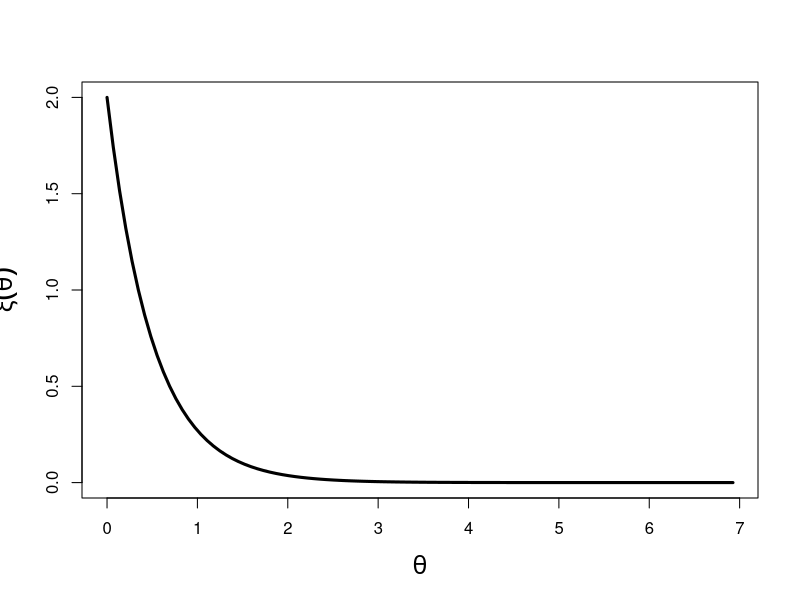
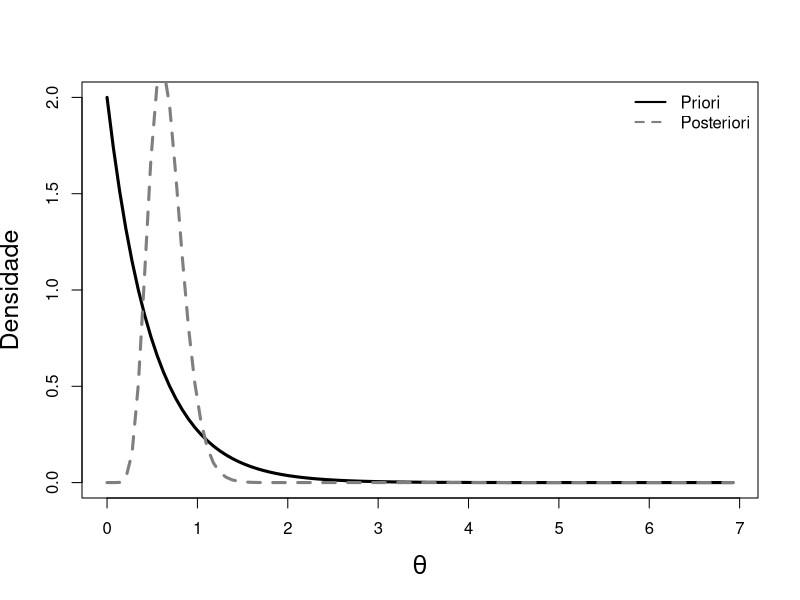
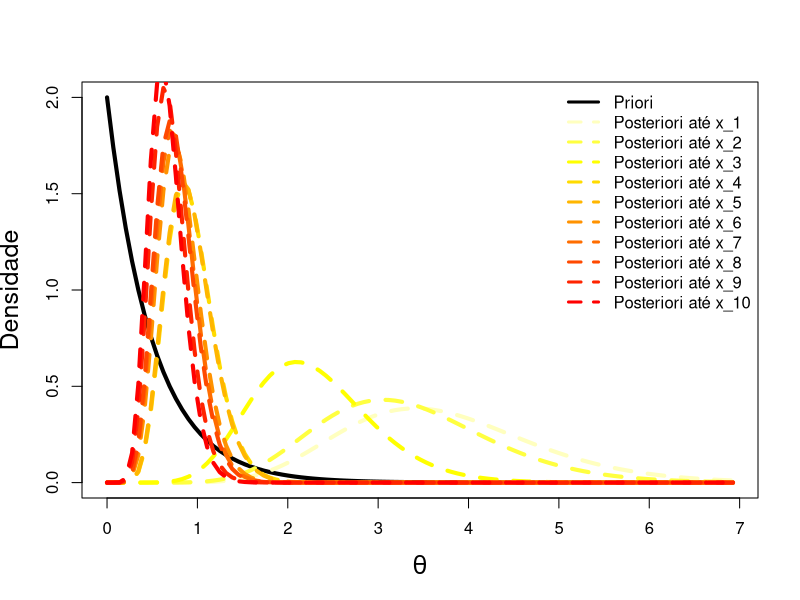

R code for these plots, in order:
### Distribuição a priori
## ! Dica: brinque com os hiperparâmetros da priori e olhe o que acontece com o segundo gráfico.
alpha <- 1
beta <- 2
theta <- rgamma(1e6, shape = alpha, rate = beta)

curve(dgamma(x, shape = alpha, rate = beta), min(theta), max(theta), 
      xlab = expression(theta), ylab = expression(xi(theta)), lwd = 3,  cex.lab=1.5)

## Gerando alguns dados

n <- 10
## ! Dica: mude o número de observações e veja o que acontece com a posteriori no segundo gráfico.

theta.vdd <- 0.65 # theta "verdadeiro"

X <- rexp(n = n, rate = theta.vdd)
mean(X); sd(X)

S <- sum(X)

curve(dgamma(x, shape = alpha, rate = beta), min(theta), max(theta), 
      xlab = expression(theta), ylab = "Densidade", lwd = 3,  cex.lab = 1.5)
curve(dgamma(x, shape = alpha + n + 1, rate = beta + S), min(theta), max(theta), 
      lwd = 3, lty = 2, col = "grey50", add = TRUE)
legend(x = "topright", legend = c("Priori", "Posteriori"), bty = 'n', lwd = 2, lty = 1:2, col = c("black", "grey50"))

## Agora, o aprendizado sequencial

curve(dgamma(x, shape = alpha, rate = beta), min(theta), max(theta), 
      xlab = expression(theta), ylab = "Densidade", lwd = 4,  cex.lab = 1.5)
for(i in 1:n){
  curve(dgamma(x, shape = alpha + n + 1, rate = beta + sum(X[1:i])), min(theta), max(theta), 
        lwd = 4, lty = 2, col = rev(heat.colors(n))[i], add = TRUE)
}
legend(x = "topright",
       legend = c("Priori", paste("Posteriori até x_", 1:n, sep = "")), bty = 'n', lwd = 3, lty = c(1, rep(2, n)),
       col = c("black", rev(heat.colors(n)[1:n])))
